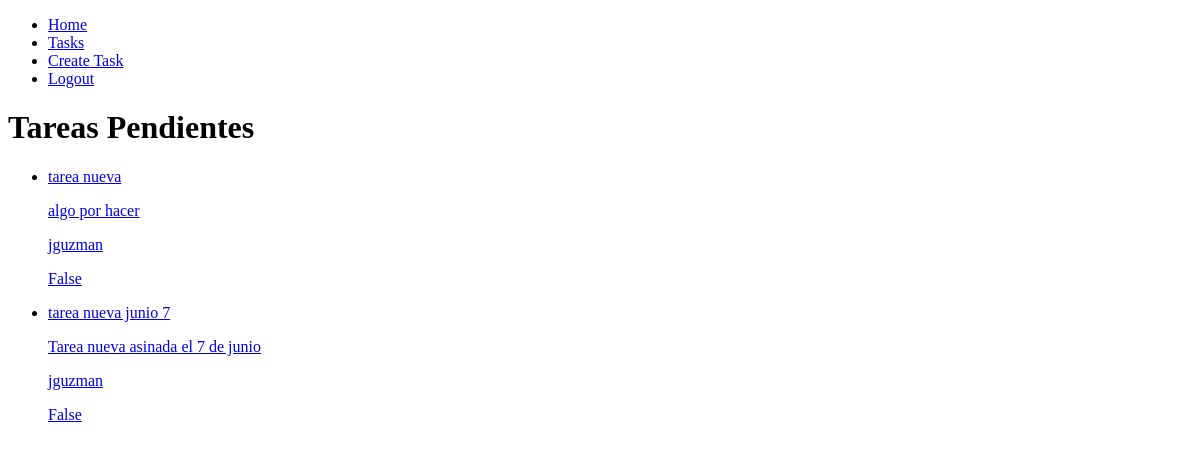
Page /tasks/ (signed in) on the earlier database version.
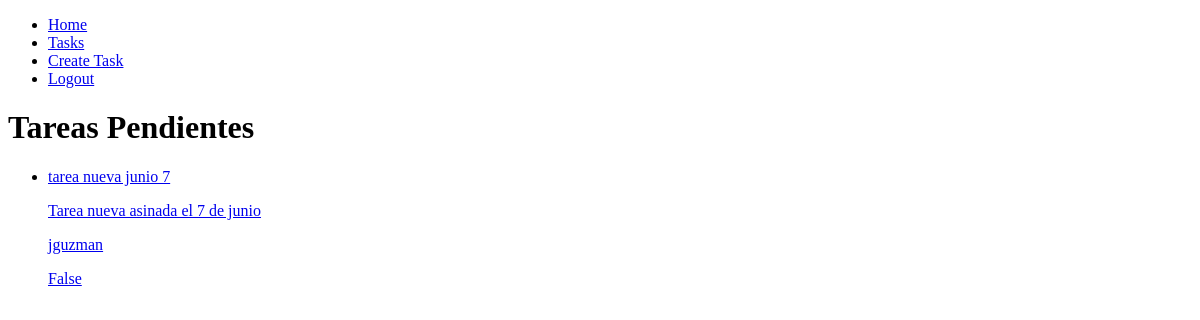
Same page on the later database version.
### tasks/models.py (models this page shows, shortened)
class Task(models.Model):
    title = models.CharField(max_length=100)
    description = models.TextField(blank=True)
    created = models.DateTimeField(auto_now_add=True)
    datecompleted = models.DateTimeField(null=True, blank=True)
    important = models.BooleanField(default=False)
    user = models.ForeignKey(User, on_delete=models.CASCADE)

### tasks/views.py (the view)
# urls.py: path('tasks/', views.tasks, name='tasks'),
def tasks(request):
    tasks = Task.objects.filter(user=request.user, datecompleted__isnull=True)
    return render(request, 'tasks.html', {'tasks': tasks})

### tasks/templates/tasks.html
{% extends 'base.html' %}
{% block content %}
<h1>Tareas Pendientes</h1>
<ul>
    {% for task in tasks %}
    <li>
        <a href="{% url 'task_detail' task.id %}">
            {% if task.important %}
            <strong> {{task.title}} </strong>
            {% else %}
            {{task.title}}
            {% endif %}
            <p>
                {{task.description}}
            </p>
            <p>
                {{task.user.username}}
            </p>
            <p>
                {{task.important}}
            </p>
        </a>
    </li>
    {% endfor %}
</ul>
{% endblock %}

### tasks/templates/base.html (shortened to what this page needs)
<!DOCTYPE html>
<html lang="en">
<head>
</head>
<body>
    <nav>
        <ul>
            <li>
                <a href="/">Home</a>
            </li>
            {% if user.is_authenticated %}
            <li>
                <a href="/tasks/">Tasks</a>
            </li>
            <li>
                <a href="/tasks/create/">Create Task</a>
            </li>
            <li>
                <a href="/logout">Logout</a>
            </li>
            {% endif %}
        </ul>
    </nav>
    {% block content %}
    {% endblock %}
</body>
</html>

Differences in the rows shown:
removed Task: title "tarea nueva", description "algo por hacer", user.username "jguzman", important "False"
